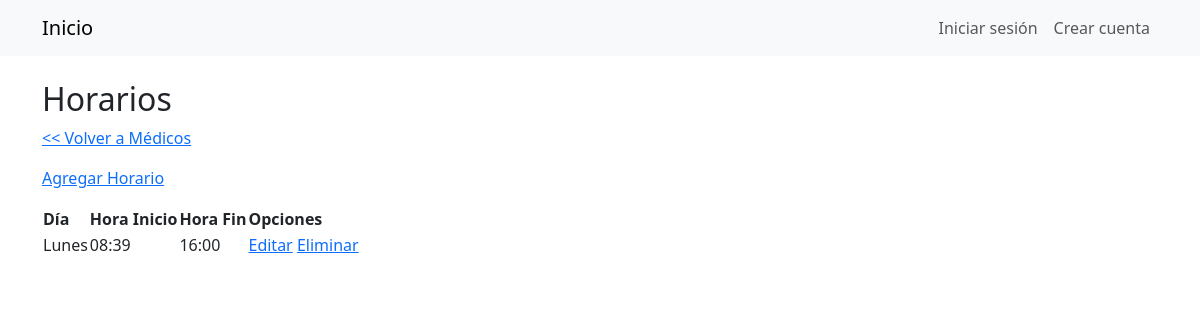
/medicos/57/horario/, run on the app's committed database.
### Gestion/models/medico.py (models this page shows, shortened)
class HorarioDia(models.Model):
    DIA_CHOICES = [
        ('Lunes', 'Lunes'),
        ('Martes', 'Martes'),
        ('Miércoles', 'Miércoles'),
        ('Jueves', 'Jueves'),
        ('Viernes', 'Viernes'),
        ('Sabado', 'Sábado'),
    ]
    medico = models.ForeignKey(Medico, on_delete=models.CASCADE, related_name='horarios_dias')
    dia = models.CharField(max_length=9, choices=DIA_CHOICES)
    hora_inicio = models.TimeField()
    hora_fin = models.TimeField()
    class Meta:
        unique_together = ('medico', 'dia')
        verbose_name = 'Horario de Día'
        verbose_name_plural = 'Horarios de Días'

### Gestion/views.py (the view)
# urls.py: path('medicos/<int:medico_id>/horario/', views.HorarioDiaListView.as_view(), name='horario_list'),
class HorarioDiaListView(generic.ListView):
    template_name = 'medico/horario_list.html'
    context_object_name = 'horarios'
    def get_queryset(self):
        medico_id = self.kwargs['medico_id']
        return HorarioDia.objects.filter(medico_id=medico_id)
    def get_context_data(self, **kwargs):
        context = super().get_context_data(**kwargs)
        context['medico_id'] = self.kwargs['medico_id']
        return context

### Gestion/templates/medico/horario_list.html
{% extends 'base.html' %}
{% block content %}
  <h2>Horarios</h2>
  <p><a href="{% url 'medico_list' %}">&lt;&lt; Volver a Médicos</a></p>
  <p><a href="{% url 'horario_create' medico_id=medico_id %}">Agregar Horario</a></p>
  <table>
    <thead>
      <tr>
        <th>Día</th>
        <th>Hora Inicio</th>
        <th>Hora Fin</th>
        <th>Opciones</th>
      </tr>
    </thead>
    <tbody>
      {% for horario in horarios %}
        <tr>
          <td>{{ horario.get_dia_display }}</td>
          <td>{{ horario.hora_inicio|time }}</td>
          <td>{{ horario.hora_fin|time }}</td>
          <td>
            <a href="{% url 'horario_update' medico_id=horario.medico.pk pk=horario.pk %}">Editar</a>
            <a href="{% url 'horario_delete' medico_id=horario.medico.pk pk=horario.pk %}">Eliminar</a>
          </td>
        </tr>
      {% empty %}
        <tr>
          <td colspan="4">No hay horarios registrados.</td>
        </tr>
      {% endfor %}
    </tbody>
  </table>
{% endblock %}

### data on the page
HorarioDia: dia "Lunes", hora_inicio "08:39", hora_fin "16:00"
